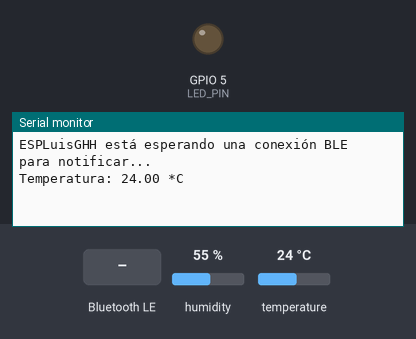
The sketch below on a simulated ESP32. On the bench: output pins drawn as LEDs (lit = HIGH), the last lines printed to the serial monitor. Inputs (shaded band) come from the test bench; at power-on: humidity 55 %, temperature 24 °C. Nothing arrives over Bluetooth unless stated; a phone connects over Bluetooth LE 3 s after start.

Above: at 1.2 s.
1.3 s: Bluetooth LE write "A" received
At 2.1 s:
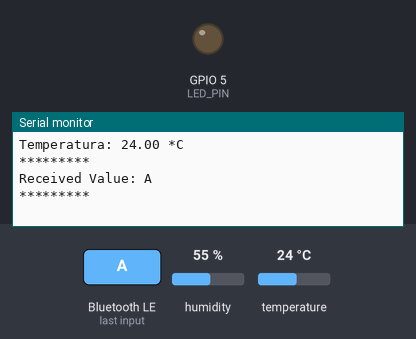
2.8 s: Bluetooth LE write "L" received
At 3.3 s:
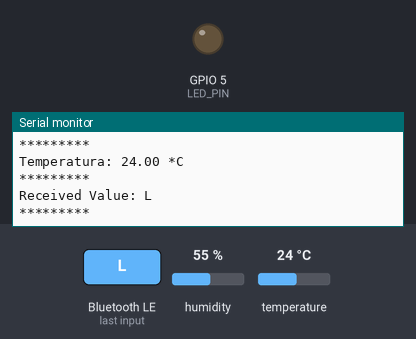
4.3 s: Bluetooth LE write "E" received
At 4.9 s:
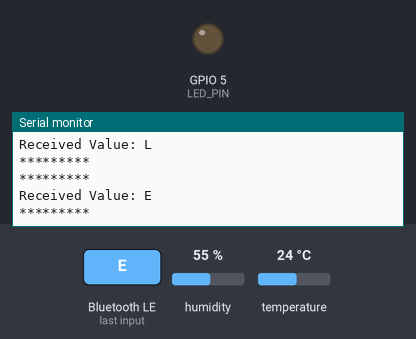

The sketch:

Emisor.ino
```cpp
// Envio de temperatura a otro ESP32 por medio del protocolo Bluetooth
// Asegurate de cambiar el nombre del device name de tu dispositivo linea 13
// Codigo clase IoT - Guadalupe Torres

// Incluir librerias requeridas para Bluetooth y el sensor DHT11
#include <BLEDevice.h>
#include <BLEServer.h>
#include <BLEUtils.h>
#include <BLE2902.h>
#include <DHT.h>

// ==== PARÁMETROS CONFIGURABLES ====

// Configuración del nombre del dispositivo
#define DEVICE_NAME "ESPLuisGHH"  // Cambiar este nombre para cada estudiante
// Configuración del tiempo de parpadeo del led cuando se reciba la alarta del receptor (en milisegundos)
const unsigned long BLINK_DURATION = 20000; // 20 segundos
const unsigned long BLINK_INTERVAL = 500;   // Intervalo de parpadeo en milisegundos

// ===============================================

// Configuración de pines y tipo de sensor
#define DHTPIN 4     // Pin digital conectado al sensor DHT
#define DHTTYPE DHT11   // Tipo de sensor DHT (DHT11 o DHT22)
#define LED_PIN 5    // Pin para el LED de alerta

// Inicialización del sensor DHT
DHT dht(DHTPIN, DHTTYPE);

// Variables para el manejo de BLE
BLEServer* pServer = NULL;
BLECharacteristic* pCharacteristic = NULL;
BLECharacteristic* pResponseCharacteristic = NULL;
bool deviceConnected = false;
bool oldDeviceConnected = false;
bool alertReceived = false;

// UUIDs para el servicio BLE y características
#define SERVICE_UUID        "4fafc201-1fb5-459e-8fcc-c5c9c331914b"
#define CHARACTERISTIC_UUID "beb5483e-36e1-4688-b7f5-ea07361b26a8"
#define RESPONSE_CHARACTERISTIC_UUID "47a9744c-2d2c-4b8f-ba98-7a13c7c1234e"

// Umbral de temperatura (en grados Celsius)
const float TEMP_THRESHOLD = 30.0;

// Clase para manejar eventos de conexión y desconexión BLE
class MyServerCallbacks: public BLEServerCallbacks {
    void onConnect(BLEServer* pServer) {
      deviceConnected = true;
    };

    void onDisconnect(BLEServer* pServer) {
      deviceConnected = false;
    }
};

// Clase para manejar la recepción de datos por BLE
class MyCallbacks: public BLECharacteristicCallbacks {
    void onWrite(BLECharacteristic *pCharacteristic) {
      uint8_t* pData = pCharacteristic->getData();
      size_t dataLength = pCharacteristic->getValue().length();

      if (dataLength > 0) {
        Serial.println("*********");
        Serial.print("Received Value: ");
        for (int i = 0; i < dataLength; i++) {
          Serial.print((char)pData[i]);
        }
        Serial.println();
        Serial.println("*********");

        // Verificar si se recibió una alerta
        if (dataLength == 5 &&
            pData[0] == 'A' &&
            pData[1] == 'L' &&
            pData[2] == 'E' &&
            pData[3] == 'R' &&
            pData[4] == 'T') {
          alertReceived = true;
        }
      }
    }
};

void setup() {
  Serial.begin(115200);
  dht.begin();
  pinMode(LED_PIN, OUTPUT);

  // Inicializar el dispositivo BLE con el nombre personalizado
  BLEDevice::init(DEVICE_NAME);

  // Crear el servidor BLE
  pServer = BLEDevice::createServer();
  pServer->setCallbacks(new MyServerCallbacks());

  // Crear el servicio BLE
  BLEService *pService = pServer->createService(SERVICE_UUID);

  // Crear la característica para enviar datos de temperatura
  pCharacteristic = pService->createCharacteristic(
                      CHARACTERISTIC_UUID,
                      BLECharacteristic::PROPERTY_READ   |
                      BLECharacteristic::PROPERTY_WRITE  |
                      BLECharacteristic::PROPERTY_NOTIFY |
                      BLECharacteristic::PROPERTY_INDICATE
                    );

  // Crear la característica para recibir respuestas
  pResponseCharacteristic = pService->createCharacteristic(
                      RESPONSE_CHARACTERISTIC_UUID,
                      BLECharacteristic::PROPERTY_READ   |
                      BLECharacteristic::PROPERTY_WRITE  |
                      BLECharacteristic::PROPERTY_NOTIFY |
                      BLECharacteristic::PROPERTY_INDICATE
                    );

  pResponseCharacteristic->setCallbacks(new MyCallbacks());

  // Agregar descriptor a las características
  pCharacteristic->addDescriptor(new BLE2902());
  pResponseCharacteristic->addDescriptor(new BLE2902());

  // Iniciar el servicio
  pService->start();

  // Iniciar advertising
  BLEAdvertising *pAdvertising = BLEDevice::getAdvertising();
  pAdvertising->addServiceUUID(SERVICE_UUID);
  pAdvertising->setScanResponse(false);
  pAdvertising->setMinPreferred(0x0);
  BLEDevice::startAdvertising();

  Serial.print(DEVICE_NAME);
  Serial.println(" está esperando una conexión BLE para notificar...");
}

void loop() {
  // Leer la temperatura del sensor DHT
  float temperature = dht.readTemperature();

  if (isnan(temperature)) {
    Serial.println("Error al leer del sensor DHT!");
    return;
  }

  Serial.print("Temperatura: ");
  Serial.print(temperature);
  Serial.println(" *C");

  // Si hay un dispositivo conectado, enviar la temperatura
  if (deviceConnected) {
    char txString[8];
    dtostrf(temperature, 1, 2, txString);
    pCharacteristic->setValue((uint8_t*)txString, strlen(txString));
    pCharacteristic->notify();
  }

  // Si se recibió una alerta, hacer parpadear el LED por el tiempo definido
  // en los parametros configurables
  if (alertReceived) {
    unsigned long startTime = millis(); // Registra el tiempo de inicio
    while (millis() - startTime < BLINK_DURATION) {
      digitalWrite(LED_PIN, HIGH);  // Enciende el LED
      delay(BLINK_INTERVAL / 2);    // Espera la mitad del intervalo
      digitalWrite(LED_PIN, LOW);   // Apaga el LED
      delay(BLINK_INTERVAL / 2);    // Espera la otra mitad del intervalo
    }
    alertReceived = false;  // Resetear la alerta cuando termine el parpadeo
  }

  // Manejar la desconexión y reconexión
  if (!deviceConnected && oldDeviceConnected) {
    delay(500); // Dar tiempo al bluetooth para estar listo
    pServer->startAdvertising(); // Reiniciar advertising
    Serial.println("Iniciar advertising");
    oldDeviceConnected = deviceConnected;
  }
  if (deviceConnected && !oldDeviceConnected) {
    oldDeviceConnected = deviceConnected;
  }

  delay(2500); // Esperar 2.5 segundos antes de la próxima lectura
}
```

Measured:
- after the input at 1.3 s, the serial monitor: prints a new line after 0.05 s (image 1)
- after the input at 2.8 s, the serial monitor: prints a new line after 0.05 s (image 2)
- after the input at 4.3 s, the serial monitor: prints a new line after 0.05 s (image 3)
